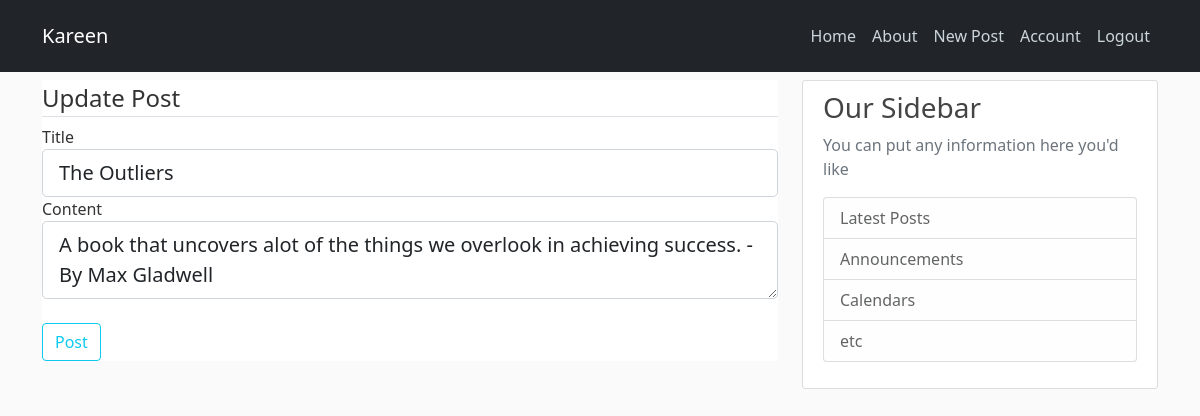
Screenshot of /post/1/update (signed in) with the database file from the repository.
### flaskblog/models.py (models this page shows, shortened)
class Post(db.Model):
    id = db.Column(db.Integer, primary_key = True)
    title = db.Column(db.String(100), nullable=False)
    content = db.Column(db.Text, nullable=False)
    date_posted = db.Column(db.DateTime, nullable=False, default=datetime.utcnow)
    user_id = db.Column(db.Integer, db.ForeignKey('user.id'), nullable = False)

### flaskblog/posts/routes.py (the view)
@posts.route('/post/<int:post_id>/update', methods = ['GET', 'POST'])
@login_required
def update_post(post_id):
    post = Post.query.get_or_404(post_id)
    if post.author != current_user:
        abort(403)
    form = PostForm()
    if form.validate_on_submit():
        post.title = form.title.data
        post.content = form.content.data
        db.session.commit()
        flash('Your post has been updated!', 'success')
        return redirect(url_for('posts.post', post_id = post.id))
    elif request.method == 'GET':
        form.title.data = post.title
        form.content.data = post.content
    return render_template('create_post.html', title ='Update Post',  form=form, legend = 'Update Post' )

### flaskblog/posts/forms.py
class PostForm(FlaskForm):
    title = StringField('Title', validators=[DataRequired()])
    content = TextAreaField('Content', validators=[DataRequired()])
    submit = SubmitField('Post')

### flaskblog/models.py (called while the page is built)
@login_manager.user_loader
def load_user(user_id):
    return User.query.get(int(user_id))

### flaskblog/templates/create_post.html (shortened to what this page needs)
{% extends 'layout.html' %}
{% block content %}
<div class="cross-section" style="background: white;">
    <form method="POST" action="" >
        <fieldset class="form-group">
            <legend class="border-bottom mb4"> {{ legend }} </legend>
            <div class="form-group">
                {{ form.title.label(class='form-control-label') }}
                {% if form.title.errors %}
                    {{ form.title(class='form-control form-control-lg is-invalid')}}
                    <div class="invalid-feedback">
                        {% for error in form.title.errors %}
                            <spam> {{ error }}</spam>
                        {% endfor %}
                    </div>
                {% else %}
                    {{ form.title(class='form-control form-control-lg')}}
                {% endif %}
            </div>
            <div class="form-group">
                {{ form.content.label(class='form-control-label') }}
                {% if form.content.errors %}
                    {{ form.content(class='form-control form-control-lg is-invalid')}}
                    <div class="invalid-feedback">
                        {% for error in form.content.errors %}
                            <spam> {{ error }}</spam>
                        {% endfor %}
                    </div>
                {% else %}
                    {{ form.content(class='form-control form-control-lg')}}
                {% endif %}
            </div>
        </fieldset></br>
        <div class="form-group">
            {{ form.submit(class='btn btn-outline-info') }}
        </div>
    </form>
</div>
{% endblock content %}

### flaskblog/static/main.css (style rules this page uses)
body { background: #fafafa; color: #333333; margin-top: 5rem; }

### rows the page displays
Post: title "The Outliers", content "A book that uncovers alot of the things we overlook in achieving success. -By Max Gladwell"

### other values shown
{{ legend }} "Update Post"
